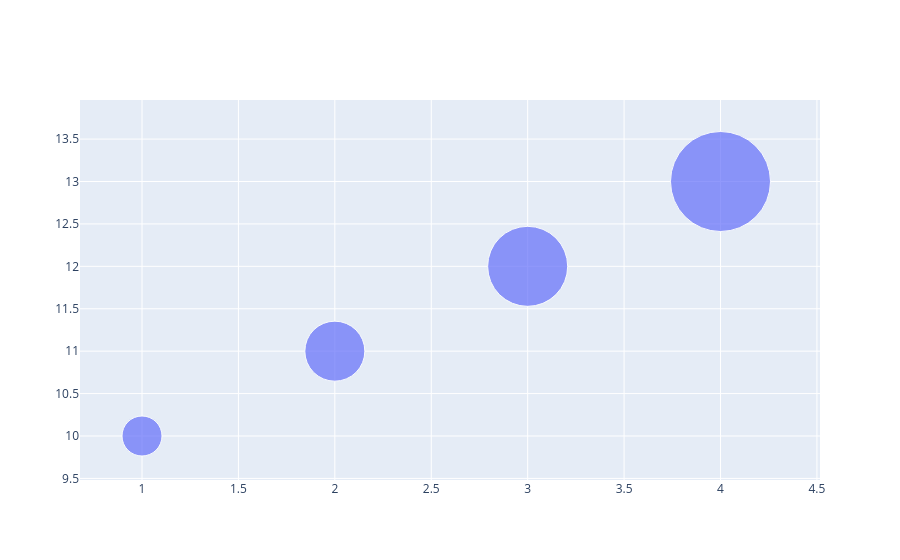

The notebook cell saved with this chart:
### Code cell
#Bubble Chart with plotly.graph_objects
#Simple Bubble Chart
#Importing Plotly Graph Objects
import plotly.graph_objects as go
fig = go.Figure(data=[go.Scatter( x=[1, 2, 3, 4], 
                                 y=[10, 11, 12, 13],
                                 mode='markers',
                                 marker_size=[40, 60, 80, 100])
                                     ])
fig.show()

### Figure 1 — Plotly figure (JSON) as saved in the notebook; plotly's stock layout.template omitted (floating-point values rounded to 4 significant figures)
{"data": [{"marker": {"size": [40, 60, 80, 100]}, "mode": "markers", "type": "scatter", "x": [1, 2, 3, 4], "y": [10, 11, 12, 13]}], "layout": {}}
